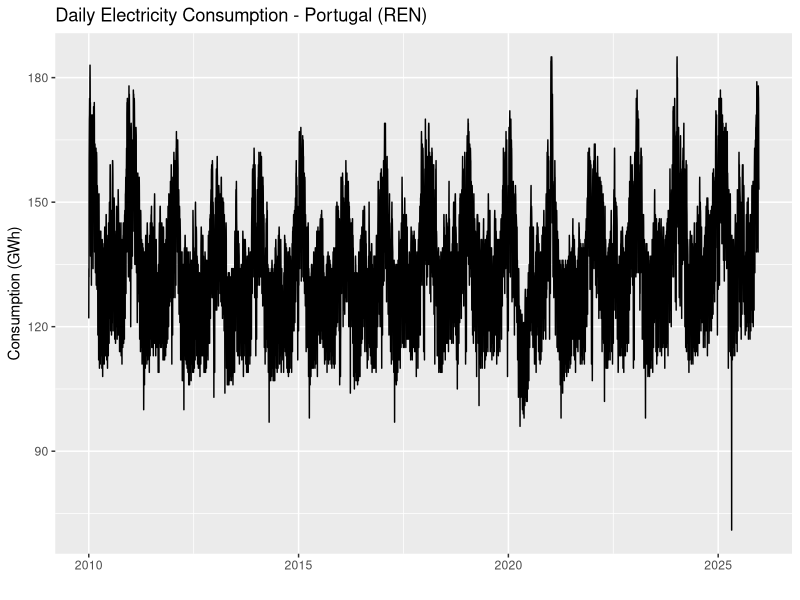
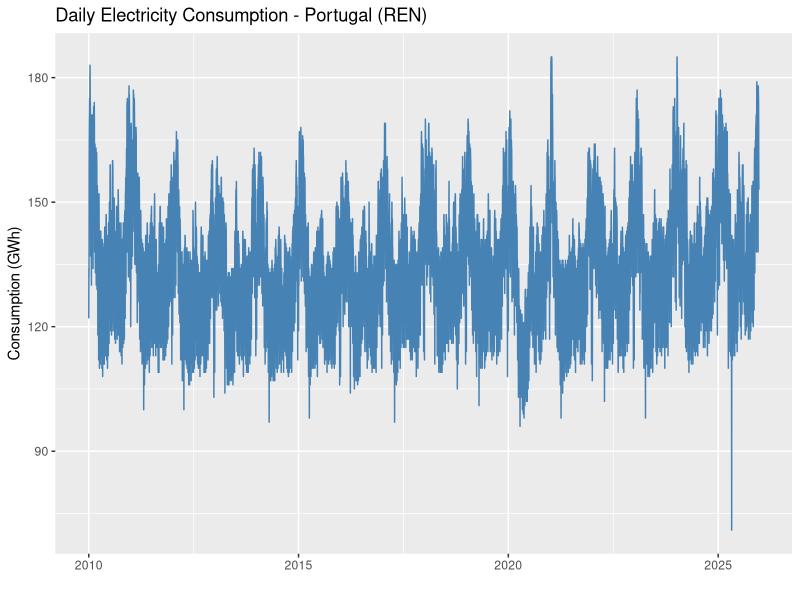
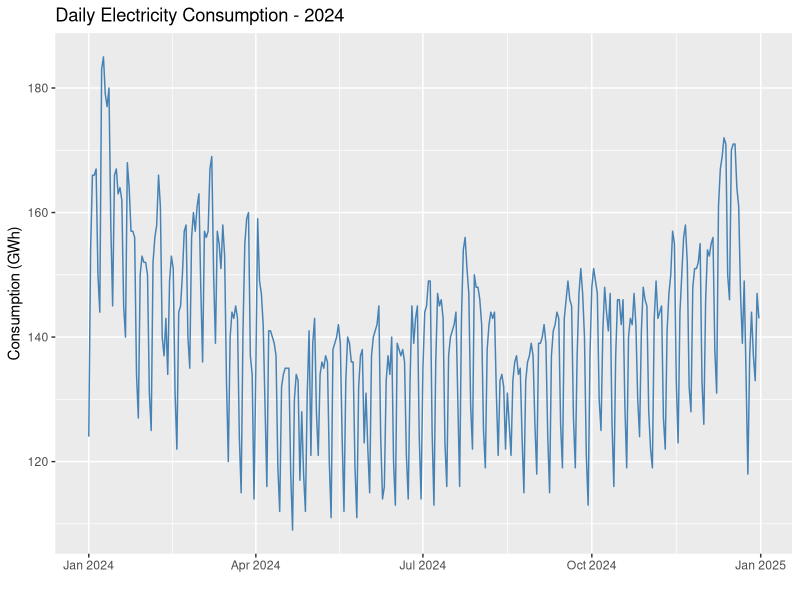
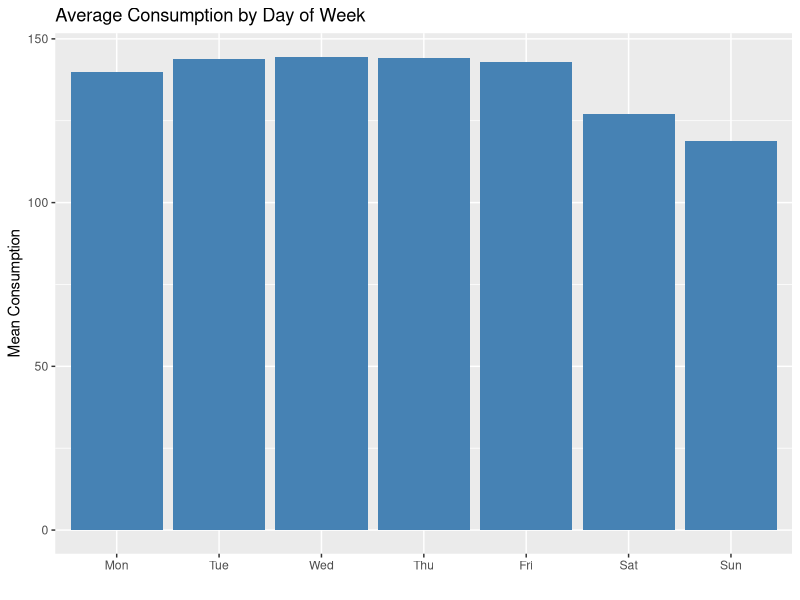
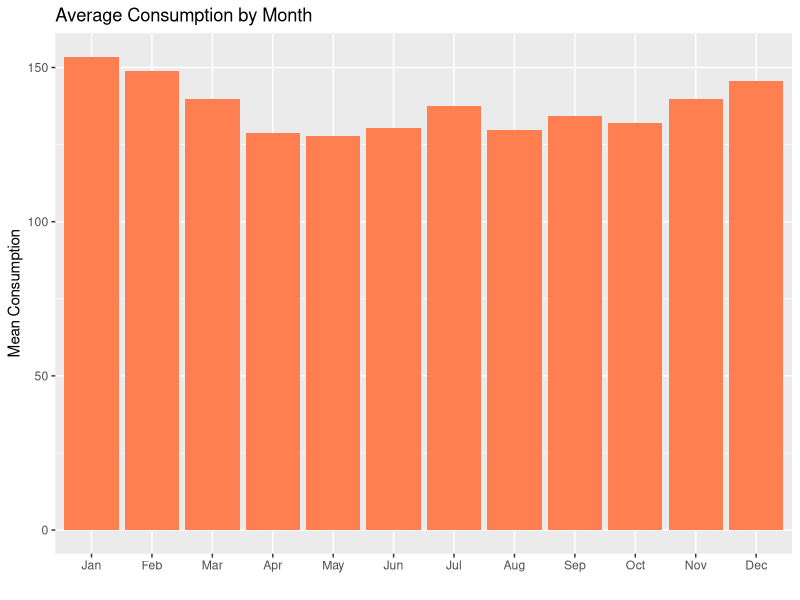
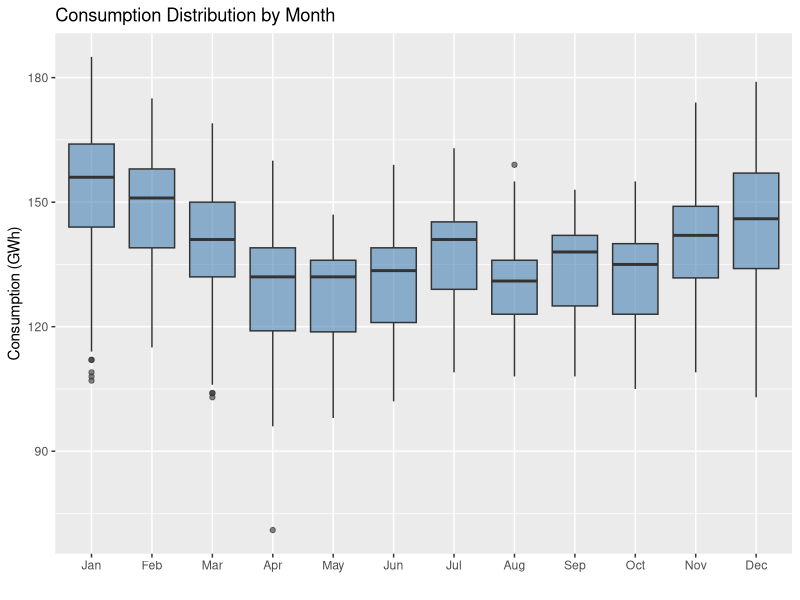
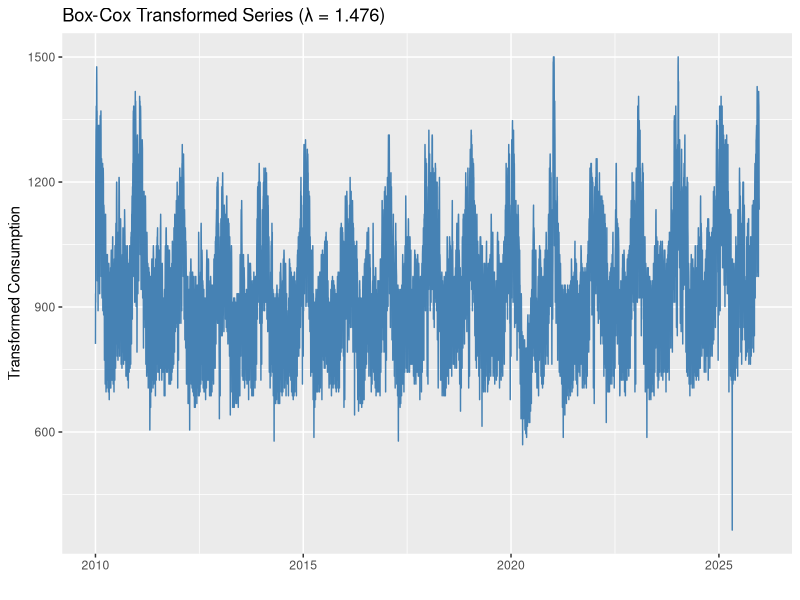
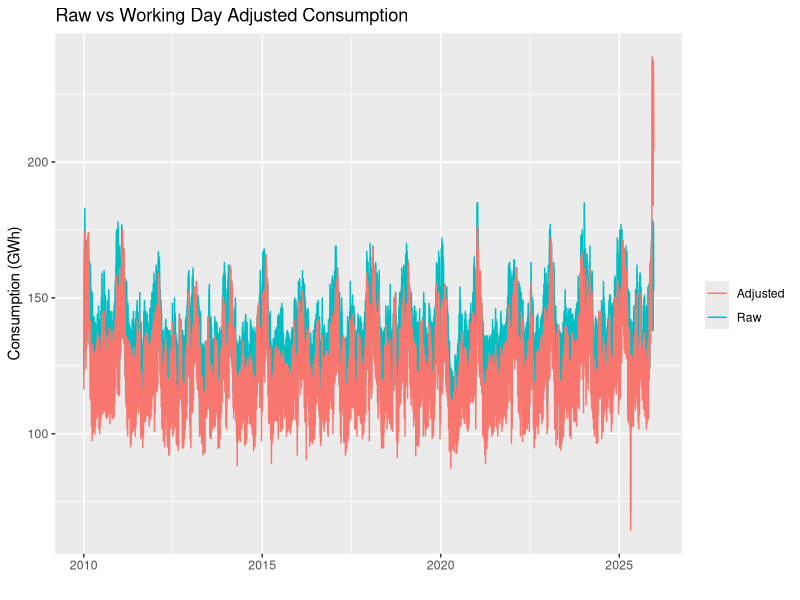

Here is the R script that generated these plots, in order:
library(readr)

df <- read_csv("electricity_daily_REN_2025.csv")
head(df)
str(df)
summary(df)


install.packages(c("dplyr", "ggplot2", "lubridate", "forecast", "tseries"))

library(forecast)
library(tseries)
library(lubridate)
library(ggplot2)
library(dplyr)

# Fix date column name
df <- df %>% rename(DATE = ...1)

# Drop mostly-NA columns
df <- df %>% select(-ONDAS, -INJECAO_BATERIAS, -CONSUMO_BATERIAS)

# Confirm no missing values in target
sum(is.na(df$CONSUMO))

# Create time series object (daily)
consumo_ts <- ts(df$CONSUMO, 
                 start = c(2010, 1), 
                 frequency = 365.25)

# Quick sanity plot
autoplot(consumo_ts) +
  labs(title = "Daily Electricity Consumption - Portugal (REN)",
       y = "Consumption (GWh)", x = "")

ggplot(df, aes(x = DATE, y = CONSUMO)) +
  geom_line(colour = "steelblue") +
  labs(title = "Daily Electricity Consumption - Portugal (REN)",
       y = "Consumption (GWh)", x = "")

# ========= Zoom into a single year to spot weekly patterns =========

df %>%
  filter(year(DATE) == 2024) %>%
  ggplot(aes(x = DATE, y = CONSUMO)) +
  geom_line(colour = "steelblue") +
  labs(title = "Daily Electricity Consumption - 2024", y = "Consumption (GWh)", x = "")


## 4 - Seasonal exploration — average by day of week and month
# Day of week effect
df %>%
  mutate(weekday = wday(DATE, label = TRUE, week_start = 1)) %>%
  group_by(weekday) %>%
  summarise(mean_consumo = mean(CONSUMO)) %>%
  ggplot(aes(x = weekday, y = mean_consumo)) +
  geom_col(fill = "steelblue") +
  labs(title = "Average Consumption by Day of Week", y = "Mean Consumption", x = "")

# Month effect
df %>%
  mutate(month = month(DATE, label = TRUE)) %>%
  group_by(month) %>%
  summarise(mean_consumo = mean(CONSUMO)) %>%
  ggplot(aes(x = month, y = mean_consumo)) +
  geom_col(fill = "coral") +
  labs(title = "Average Consumption by Month", y = "Mean Consumption", x = "")

## 5 - Boxplots by month and weekday

df %>%
  mutate(month = month(DATE, label = TRUE)) %>%
  ggplot(aes(x = month, y = CONSUMO)) +
  geom_boxplot(fill = "steelblue", alpha = 0.6) +
  labs(title = "Consumption Distribution by Month", y = "Consumption (GWh)", x = "")


# Find optimal lambda
lambda <- BoxCox.lambda(df$CONSUMO)
lambda

# Plot transformed series
df$CONSUMO_BC <- BoxCox(df$CONSUMO, lambda)

ggplot(df, aes(x = DATE, y = CONSUMO_BC)) +
  geom_line(colour = "steelblue") +
  labs(title = paste0("Box-Cox Transformed Series (λ = ", round(lambda, 3), ")"),
       y = "Transformed Consumption", x = "")

# Add working day flag
df <- df %>%
  mutate(
    weekday = wday(DATE, week_start = 1),
    is_workday = ifelse(weekday <= 5, 1, 0)
  )

# Monthly working day adjustment
df <- df %>%
  mutate(month_year = floor_date(DATE, "month")) %>%
  group_by(month_year) %>%
  mutate(
    workdays_in_month = sum(is_workday),
    CONSUMO_ADJ = CONSUMO / workdays_in_month * 20  # normalise to 20 working days
  ) %>%
  ungroup()

# Compare raw vs adjusted
ggplot(df, aes(x = DATE)) +
  geom_line(aes(y = CONSUMO, colour = "Raw")) +
  geom_line(aes(y = CONSUMO_ADJ, colour = "Adjusted")) +
  labs(title = "Raw vs Working Day Adjusted Consumption",
       y = "Consumption (GWh)", x = "", colour = "")

##ACF & PACF

par(mfrow = c(1, 2))
acf(df$CONSUMO, lag.max = 60, main = "ACF - CONSUMO")
pacf(df$CONSUMO, lag.max = 60, main = "PACF - CONSUMO")

## differencing to achieve stationary

# 1. Seasonal difference (lag = 7, removes weekly seasonality)
consumo_diff7 <- diff(df$CONSUMO, lag = 7)

# 2. Then regular first difference (removes trend)
consumo_diff1_7 <- diff(consumo_diff7, lag = 1)

# Plot the result
par(mfrow = c(1,1))
plot(consumo_diff1_7, type = "l", main = "CONSUMO - Seasonal + Regular Differencing", ylab = "")

# ACF and PACF of differenced series
par(mfrow = c(1, 2))
acf(consumo_diff1_7, lag.max = 60, main = "ACF - Differenced")
pacf(consumo_diff1_7, lag.max = 60, main = "PACF - Differenced")

# Stationarity tests on differenced series
adf.test(consumo_diff1_7)
kpss.test(consumo_diff1_7)
